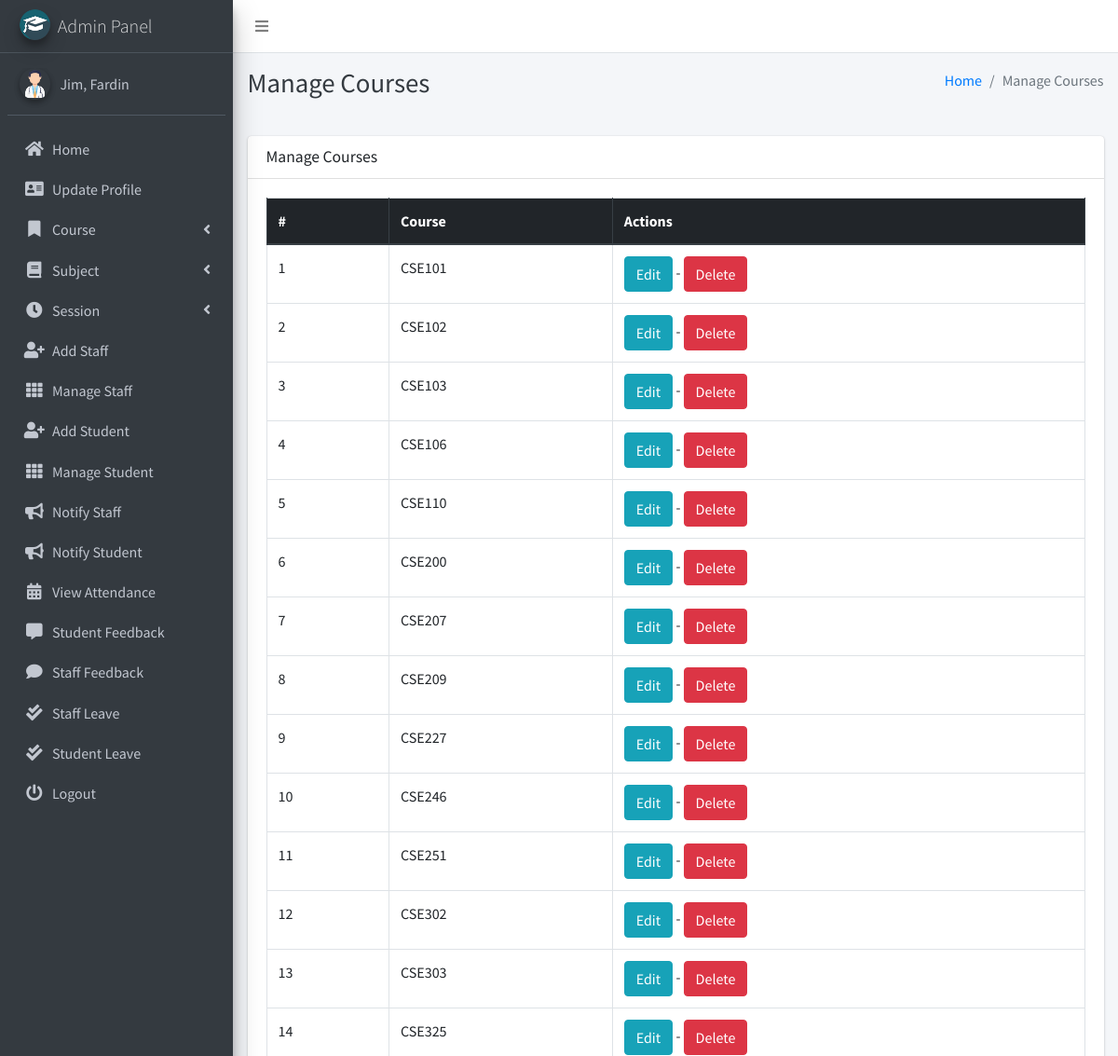
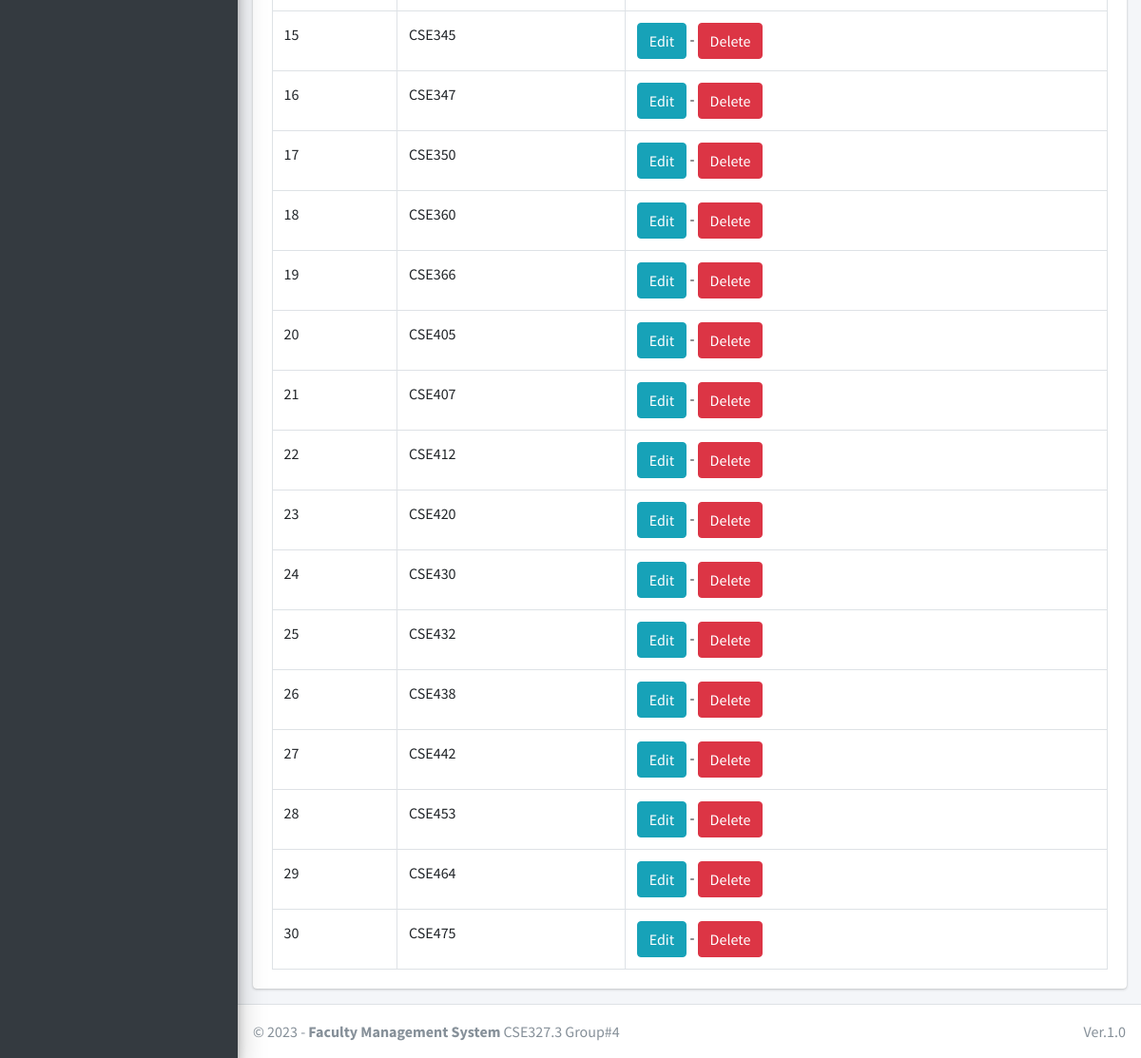
/course/manage/ (signed in), run on the app's committed database (2 pictures, top to bottom).
### main_app/models.py (models this page shows, shortened)
class CustomUser(AbstractUser):
    USER_TYPE = ((1, "HOD"), (2, "Staff"), (3, "Student"))
    GENDER = [("M", "Male"), ("F", "Female")]
    username = None  # Removed username, using email instead
    email = models.EmailField(unique=True)
    user_type = models.CharField(default=1, choices=USER_TYPE, max_length=1)
    gender = models.CharField(max_length=1, choices=GENDER)
    profile_pic = models.ImageField()
    address = models.TextField()
    fcm_token = models.TextField(default="")  # For firebase notifications
    created_at = models.DateTimeField(auto_now_add=True)
    updated_at = models.DateTimeField(auto_now=True)
    USERNAME_FIELD = "email"
    REQUIRED_FIELDS = []
    objects = CustomUserManager()
    def __str__(self):
        return self.last_name + ", " + self.first_name

class Course(models.Model):
    name = models.CharField(max_length=120)
    created_at = models.DateTimeField(auto_now_add=True)
    updated_at = models.DateTimeField(auto_now=True)

### main_app/hod_views.py (the view)
# urls.py: path("course/manage/", hod_views.manage_course, name='manage_course'),
def manage_course(request):
    courses = Course.objects.all()
    context = {
        'courses': courses,
        'page_title': 'Manage Courses'
    }
    return render(request, "hod_template/manage_course.html", context)

### main_app/templates/hod_template/manage_course.html
{% extends 'main_app/base.html' %}
{% load static %}
{% block page_title %}{{page_title}}{% endblock page_title %}
{% block content %}
<section class="content">
    <div class="container-fluid">
        <div class="row">
            <div class="col-md-12">
                <div class="card">
                    <div class="card-header">
                        <h3 class="card-title">{{page_title}}</h3>
                    </div>
                    <div class="card-body">
                        <table id="example2" class="table table-bordered table-hover">
                            <thead class="thead-dark">
                                <tr>
                                    <th>#</th>
                                    <th>Course</th>
                                    <th>Actions</th>
                                </tr>
                            </thead>
                            <tbody>
                                {% for course in courses %}
                                <tr>
                                    <td>{{ forloop.counter }}</td>
                                    <td>{{course.name}}</td>
                                    <td>
                                        <a href="{% url 'edit_course' course.id %}" class="btn btn-info">Edit</a> -
                                        <a href="{% url 'delete_course' course.id %}" onclick="return confirm('Are you sure you want to delete this course ?')" class="btn btn-danger">Delete</a>
                                    </td>
                                </tr>
                                {% endfor %}
                            </tbody>
                        </table>
                    </div>
                </div>
            </div>
        </div>
    </div>
</section>
{% endblock content %}

### main_app/templates/main_app/sidebar_template.html (shortened to what this page needs)
{% load static %}
<aside class="main-sidebar sidebar-dark-info elevation-4">
    {% if request.user.user_type == '1' %}
    <a href="{% url 'admin_home' %}" class="brand-link">
        <img src="{% static 'dist/img/cmsl.png' %} " alt="AdminLTE Logo"
            class="brand-image img-circle elevation-3" >
        <span class="brand-text font-weight-light">Admin Panel</span>
    </a>
    <div class="sidebar">
        <div class="user-panel mt-3 pb-3 mb-3 d-flex">
            <div class="image">
                <img src="{{ request.user.profile_pic}}" class="img-circle elevation-2" alt="User Image">
            </div>
            <div class="info">
                <a href="#" class="d-block">{{user}}</a>
            </div>
        </div>
        <nav class="mt-2">
            <ul class="nav nav-pills nav-sidebar flex-column" data-widget="treeview" role="menu" data-accordion="false">
                <li class="nav-item">
                    {% url 'admin_home' as admin_home %}
                    <a href="{{admin_home}}" class="nav-link {% if admin_home == request.path %} active {% endif %}">
                        <i class="nav-icon fas fa-home"></i>
                        <p>
                            Home
                        </p>
                    </a>
                </li>
                <li class="nav-item">
                    {% url 'admin_view_profile' as admin_view_profile %}
                    <a href="{{admin_view_profile}}"
                        class="nav-link {% if admin_view_profile == request.path %} active {% endif %}">
                        <i class="nav-icon fas fa-address-card"></i>
                        <p>
                            Update Profile
                        </p>
                    </a>
                </li>
                <li class="nav-item has-treeview">
                    <a href="#" class="nav-link">
                        <i class="nav-icon fas fa-bookmark"></i>
                        <p>
                            Course
                            <i class="fas fa-angle-left right"></i>
                        </p>
                    </a>
                </li>
                <li class="nav-item has-treeview">
                    <a href="#" class="nav-link">
                        <i class="nav-icon fas fa-book"></i>
                        <p>
                            Subject
                            <i class="fas fa-angle-left right"></i>
                        </p>
                    </a>
                </li>
                <li class="nav-item has-treeview">
                    <a href="#" class="nav-link">
                        <i class="nav-icon fas fa-clock"></i>
                        <p>
                            Session
                            <i class="fas fa-angle-left right"></i>
                        </p>
                    </a>
                </li>
                <li class="nav-item">
                    {% url 'add_staff' as add_staff %}
                    <a href="{{add_staff}}" class="nav-link {% if add_staff == request.path %} active {% endif %}">
                        <i class="nav-icon fas fa-user-plus"></i>
                        <p>
                            Add Staff
                        </p>
                    </a>
                </li>
                <li class="nav-item">
                    {% url 'manage_staff' as manage_staff %}
                    {% url 'edit_staff' staff_id as edit_staff %}
                    <a href="{{manage_staff}}"
                        class="nav-link {% if manage_staff == request.path or request.path == edit_staff %} active {% endif %}">
                        <i class="nav-icon fas fa-th"></i>
                        <p>
                            Manage Staff
                        </p>
                    </a>
                </li>
                <li class="nav-item">
                    {% url 'add_student' as add_student%}
                    <a href="{{add_student}}" class="nav-link  {% if add_student == request.path %} active {% endif %}">
                        <i class="nav-icon fas fa-user-plus"></i>
                        <p>
                            Add Student
                        </p>
                    </a>
                </li>
                <li class="nav-item">
                    {% url 'manage_student' as manage_student %}
                    {% url 'edit_student' student_id as edit_student %}
                    <a href="{{manage_student}}"
                        class="nav-link  {% if edit_student == request.path or manage_student == request.path %} active {% endif %}">
                        <i class="nav-icon fas fa-th"></i>
                        <p>
                            Manage Student
                        </p>
                    </a>
                </li>
                <li class="nav-item">
                    {% url 'admin_notify_staff' as admin_notify_staff %}
                    <a href="{{admin_notify_staff}}"
                        class="nav-link {% if admin_notify_staff == request.path %} active {% endif %}">
                        <i class="nav-icon fas fa-bullhorn"></i>
                        <p>
                            Notify Staff
                        </p>
                    </a>
                </li>
                <li class="nav-item">
                    {% url 'admin_notify_student' as admin_notify_student %}
                    <a href="{{admin_notify_student}}"
                        class="nav-link {% if admin_notify_student == request.path %} active {% endif %}">
                        <i class="nav-icon fas fa-bullhorn"></i>
                        <p>
                            Notify Student
                        </p>
                    </a>
                </li>
                <li class="nav-item">
                    {% url 'admin_view_attendance' as admin_view_attendance %}
                <li class="nav-item">
                    <a href="{{admin_view_attendance}}"
                        class="nav-link  {% if admin_view_attendance == request.path %} active {% endif %}">
                        <i class="nav-icon fas fa-calendar-alt"></i>
                        <p>
                            View Attendance
                        </p>
                    </a>
                </li>
                <li class="nav-item">
                    {% url 'student_feedback_message' as student_feedback_message %}
                    <a href="{{ student_feedback_message }}"
                        class="nav-link  {% if student_feedback_message == request.path %} active {% endif %}">
                        <i class="nav-icon fas fa-comment-alt"></i>
                        <p>
                            Student Feedback
                        </p>
                    </a>
                </li>
                <li class="nav-item">
                    {% url 'staff_feedback_message' as staff_feedback_message %}
                    <a href="{{staff_feedback_message}}"
                        class="nav-link   {% if staff_feedback_message == request.path %} active {% endif %}">
                        <i class="nav-icon fas fa-comment"></i>
                        <p>
                            Staff Feedback
                        </p>
                    </a>
                </li>
                <li class="nav-item">
                    {% url 'view_staff_leave' as view_staff_leave %}
                    <a href="{{view_staff_leave}}"
                        class="nav-link  {% if view_staff_leave == request.path %} active {% endif %}">
                        <i class="nav-icon fas fa-check-double"></i>
                        <p>
                            Staff Leave
                        </p>
                    </a>
                </li>
                <li class="nav-item">
                    {% url 'view_student_leave' as view_student_leave %}
                    <a href="{% url 'view_student_leave' %}"
                        class="nav-link  {% if view_student_leave == request.path %} active {% endif %}">
                        <i class="nav-icon fas fa-check-double"></i>
                        <p>
                            Student Leave
                        </p>
                    </a>
                </li>
                                        {% endif %}
                                        <li class="nav-item">
                                            <a href="{% url 'user_logout' %}"
                                                onclick="return confirm('Your session would be terminated.\n\nProceed?')"
                                                class="nav-link">
                                                <i class="nav-icon fas fa-power-off"></i>
                                                <p>
                                                    Logout
                                                </p>
                                            </a>
                                        </li>
                                    </ul>
                                </nav>
                            </div>
</aside>

### data on the page
CustomUser: user.profile_pic (picture), last_name+first_name "Jim, Fardin"
Course: name "CSE101"
Course: name "CSE102"
Course: name "CSE103"
Course: name "CSE106"
Course: name "CSE110"
Course: name "CSE200"
Course: name "CSE207"
Course: name "CSE209"
Course: name "CSE227"
Course: name "CSE246"
Course: name "CSE251"
Course: name "CSE302"
Course: name "CSE303"
Course: name "CSE325"
Course: name "CSE345"
Course: name "CSE347"
Course: name "CSE350"
Course: name "CSE360"
Course: name "CSE366"
Course: name "CSE405"
Course: name "CSE407"
Course: name "CSE412"
Course: name "CSE420"
Course: name "CSE430"
Course: name "CSE432"
Course: name "CSE438"
Course: name "CSE442"
Course: name "CSE453"
Course: name "CSE464"
Course: name "CSE475"

### other printed values
{{ page_title }} "Manage Courses"
